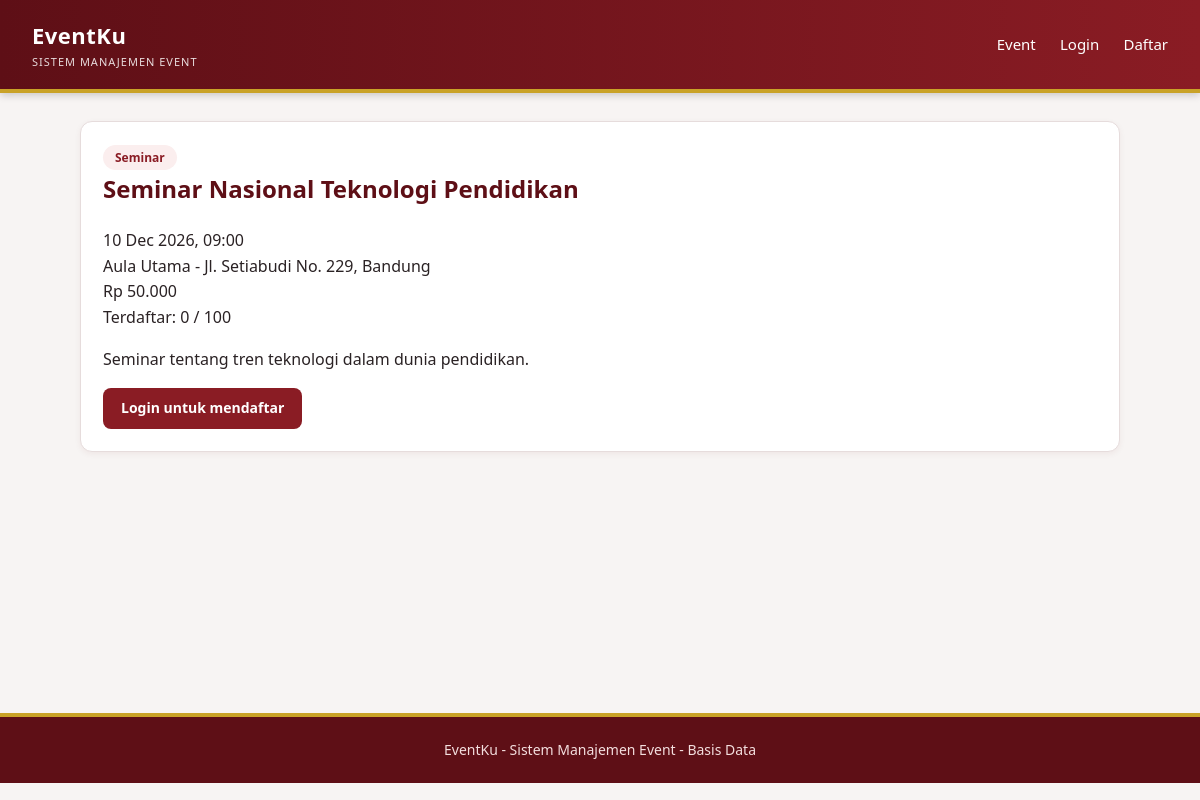
Page /event_detail.php?id=1 on the committed database.
### tables this page shows
CREATE TABLE events (
  id INT AUTO_INCREMENT PRIMARY KEY,
  category_id INT NOT NULL,
  venue_id INT NOT NULL,
  created_by INT NOT NULL,
  title VARCHAR(200) NOT NULL,
  description TEXT,
  event_date DATETIME NOT NULL,
  quota INT NOT NULL DEFAULT 0,
  price DECIMAL(12,2) NOT NULL DEFAULT 0,
  status ENUM('draft','published','closed') NOT NULL DEFAULT 'draft',
  created_at TIMESTAMP DEFAULT CURRENT_TIMESTAMP,
  FOREIGN KEY (category_id) REFERENCES categories(id) ON DELETE RESTRICT,
  FOREIGN KEY (venue_id) REFERENCES venues(id) ON DELETE RESTRICT,
  FOREIGN KEY (created_by) REFERENCES users(id) ON DELETE RESTRICT
);

CREATE TABLE categories (
  id INT AUTO_INCREMENT PRIMARY KEY,
  name VARCHAR(100) NOT NULL UNIQUE
);

CREATE TABLE venues (
  id INT AUTO_INCREMENT PRIMARY KEY,
  name VARCHAR(150) NOT NULL,
  address VARCHAR(255) NOT NULL,
  capacity INT NOT NULL DEFAULT 0
);

### includes/functions.php (called while the page is built, shortened)
<?php
function e($s) { return htmlspecialchars((string)$s, ENT_QUOTES, 'UTF-8'); }
function is_login() { return isset($_SESSION['user']); }
function rupiah($n) { return $n > 0 ? 'Rp ' . number_format($n, 0, ',', '.') : 'Gratis'; }
function tanggal($d) { return date('d M Y, H:i', strtotime($d)); }

### event_detail.php (the view, shortened to what this page needs)
<?php
require_once __DIR__ . '/includes/functions.php';
$id = (int)($_GET['id'] ?? 0);
$stmt = $pdo->prepare("SELECT e.*, c.name AS category, v.name AS venue, v.address,
    (SELECT COUNT(*) FROM registrations r WHERE r.event_id=e.id AND r.status='registered') AS terdaftar
    FROM events e
    JOIN categories c ON c.id=e.category_id
    JOIN venues v ON v.id=e.venue_id
    WHERE e.id=? AND e.status<>'draft'");
$stmt->execute([$id]);
$event = $stmt->fetch();
$myReg = null;
$already = $myReg && $myReg['status'] === 'registered';
$sisa = $event['quota'] - $event['terdaftar'];
include __DIR__ . '/includes/header.php';
?>
<div class="card">
  <span class="badge"><?= e($event['category']) ?></span>
  <h2><?= e($event['title']) ?></h2>
  <p> <?= tanggal($event['event_date']) ?><br>
      <?= e($event['venue']) ?> - <?= e($event['address']) ?><br>
      <?= rupiah($event['price']) ?><br>
      Terdaftar: <?= $event['terdaftar'] ?> / <?= $event['quota'] ?></p>
  <p><?= nl2br(e($event['description'])) ?></p>
  <?php if ($already): ?>
    <form method="post"><?= csrf_field() ?>
      <input type="hidden" name="action" value="cancel">
      <span class="badge green">Anda sudah terdaftar</span>
      <button class="btn danger sm" onclick="return confirm('Batalkan pendaftaran?')">Batalkan</button>
    </form>
  <?php elseif ($event['status'] !== 'published'): ?>
    <span class="badge gray">Pendaftaran ditutup</span>
  <?php elseif ($sisa <= 0): ?>
    <span class="badge red">Kuota penuh</span>
  <?php elseif (!is_login()): ?>
    <a class="btn" href="<?= BASE_URL ?>/login.php">Login untuk mendaftar</a>
  <?php endif; ?>
</div>
<?php include __DIR__ . '/includes/footer.php'; ?>

### assets/style.css (style rules this page uses)
:root { --maroon:#8a1c24; --maroon-dark:#5e0f16; --maroon-light:#fbeeee; --gold:#c9a227; --bg:#f7f4f3; --text:#2a2224; --muted:#6b6165; --border:#e6dcdc; }
* { box-sizing:border-box }
body { margin:0;font-family:"Segoe UI",system-ui,-apple-system,Arial,sans-serif;background:var(--bg);color:var(--text);line-height:1.6 }
a { color:var(--maroon);text-decoration:none }
h2 { color:var(--maroon-dark);margin-top:0 }
.card { background:#fff;border-radius:12px;padding:22px;border:1px solid var(--border);box-shadow:0 2px 6px rgba(94,15,22,.06);margin-bottom:18px }
.badge { display:inline-block;padding:3px 12px;border-radius:99px;background:var(--maroon-light);color:var(--maroon);font-size:12px;font-weight:600 }
.btn { display:inline-block;padding:9px 18px;border:0;border-radius:8px;background:var(--maroon);color:#fff;cursor:pointer;font-size:14px;font-weight:600;transition:background .15s }

### rows in the picture
events: category.name "Seminar", title "Seminar Nasional Teknologi Pendidikan", event_date "10 Dec 2026, 09:00", venue.name "Aula Utama", venue.address "Jl. Setiabudi No. 229, Bandung", price "Rp 50.000", quota "100", description "Seminar tentang tren teknologi dalam dunia pendidikan."

### other values in the picture
$event['terdaftar'] "0"
